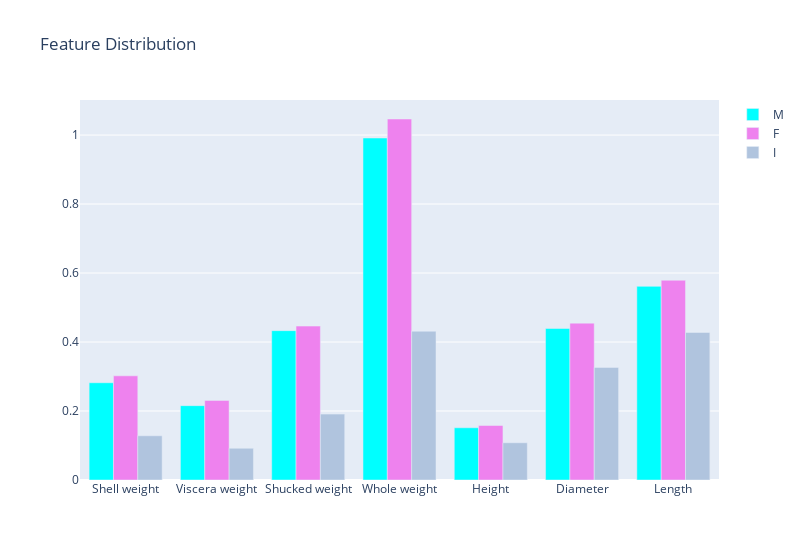

Write notebook code for a chart like this one.
### Markdown cell above
Feature Distribution using plotly

### Code cell
data_1 = data.copy()
data_2 = data.copy()
data_3 = data.copy()

data_m = data_1[data_1['Sex'] == 'M']
data_m.drop('Sex', axis = 1, inplace= True)
data_f = data_2[data_2['Sex'] == 'F']
data_f.drop('Sex', axis = 1, inplace= True)
data_i = data_3[data_3['Sex'] == 'I']
data_i.drop('Sex', axis = 1, inplace= True)
data_m.drop(['age'], axis=1, inplace = True)
data_f.drop(['age'], axis=1, inplace = True)
data_i.drop(['age'], axis=1, inplace = True)

data_m = data_m.mean()
data_f = data_f.mean()
data_i = data_i.mean()
trace1 = go.Bar(x = data_m.index[::-1], y = data_m.values[::-1], name = 'M', marker = dict(color = 'cyan'))
trace2 = go.Bar(x = data_f.index[::-1], y = data_f.values[::-1], name = 'F', marker = dict(color = 'violet'))
trace3 = go.Bar(x = data_i.index[::-1], y = data_i.values[::-1], name = 'I', marker = dict(color = 'lightsteelblue'))
data1 = [trace1, trace2, trace3]
layout = go.Layout(title = 'Feature Distribution', width = 800)
fig = go.Figure(data = data1, layout= layout)
py.iplot(fig)

### Figure 1 — Plotly figure (JSON) as saved in the notebook; plotly's stock layout.template omitted (floating-point values rounded to 4 significant figures)
{"data": [{"marker": {"color": "cyan"}, "name": "M", "type": "bar", "x": ["Shell weight", "Viscera weight", "Shucked weight", "Whole weight", "Height", "Diameter", "Length"], "y": [0.282, 0.2155, 0.4329, 0.9915, 0.1514, 0.4393, 0.5614]}, {"marker": {"color": "violet"}, "name": "F", "type": "bar", "x": ["Shell weight", "Viscera weight", "Shucked weight", "Whole weight", "Height", "Diameter", "Length"], "y": [0.302, 0.2307, 0.4462, 1.047, 0.158, 0.4547, 0.5791]}, {"marker": {"color": "lightsteelblue"}, "name": "I", "type": "bar", "x": ["Shell weight", "Viscera weight", "Shucked weight", "Whole weight", "Height", "Diameter", "Length"], "y": [0.1282, 0.09201, 0.191, 0.4314, 0.108, 0.3265, 0.4277]}], "layout": {"title": {"text": "Feature Distribution"}, "width": 800}}
